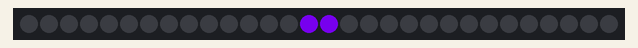
Recording of a program running on a simulated CircuitPython board. Shown: 30 RGB LEDs in strip order, left to right.

Above: at 0.01 s.
At 4.77 s:
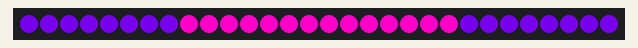
At 9.67 s:
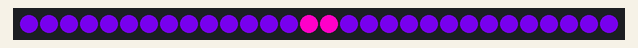
At 19.47 s:
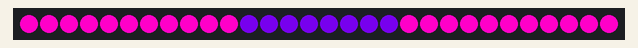
At 29.13 s:
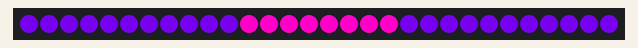
At 38.7 s:
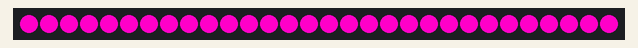

The program:

flash.py
```python
# Simple test for NeoPixels on Raspberry Pi
import time
import board
import neopixel

num_pixels = int(30)
pixels = neopixel.NeoPixel(board.D18, 30)
pixel_offset = num_pixels - 1


def strip(wait):
    for i in range(num_pixels // 2):
        pixels[(num_pixels // 2) + i] = (100, 0, 200)
        pixels[(pixel_offset // 2) - i] = (100, 0, 200)
        time.sleep(wait)
    for i in range(num_pixels // 2):
        pixels[(num_pixels // 2) + i] = (255, 0, 200)
        pixels[(pixel_offset // 2) - i] = (255, 0, 200)
        time.sleep(wait)


while True:
    strip(0.04)
```
